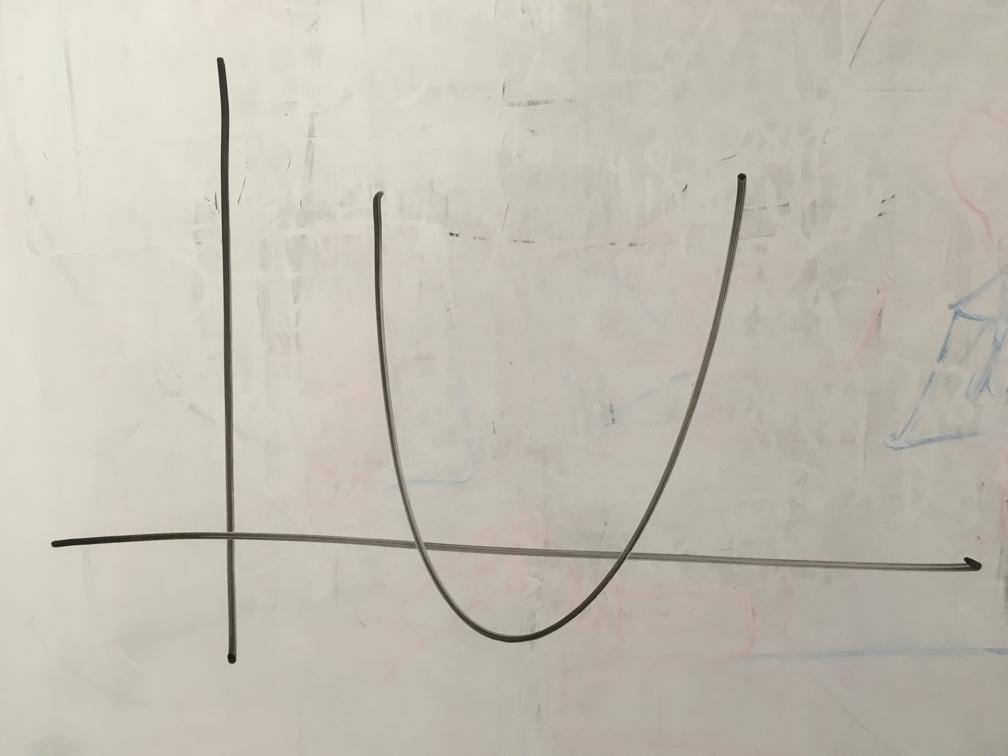
#> input picture Trab2_Vision/exemplo1.jpg, 1008 x 756 px
$ python detect_line.py
#> lines starting #> are read from the running program, lines starting #| are printed output that depends on the picture; after the words box and inside, x2 and y2 are one past the last pixel; in counts of white or black regions, pixels touching at a corner belong together
# Python code to detect an arrow (seven-sided shape) from an image.
import numpy as np
import cv2 as cv


# Reading image
img = cv.imread('exemplo1.jpg', cv.IMREAD_COLOR)
#> img is the input picture: shape (756, 1008, 3); mean B, G, R 178.3, 189.9, 194.9

# Reading same image in another variable and
# converting to gray scale.
gray = cv.cvtColor(img, cv.COLOR_BGR2GRAY)

kernel_size = 7
blur_gray = cv.GaussianBlur(gray,(kernel_size, kernel_size),0)

low_threshold = 50
high_threshold = 150

edges = cv.Canny(blur_gray, low_threshold, high_threshold)
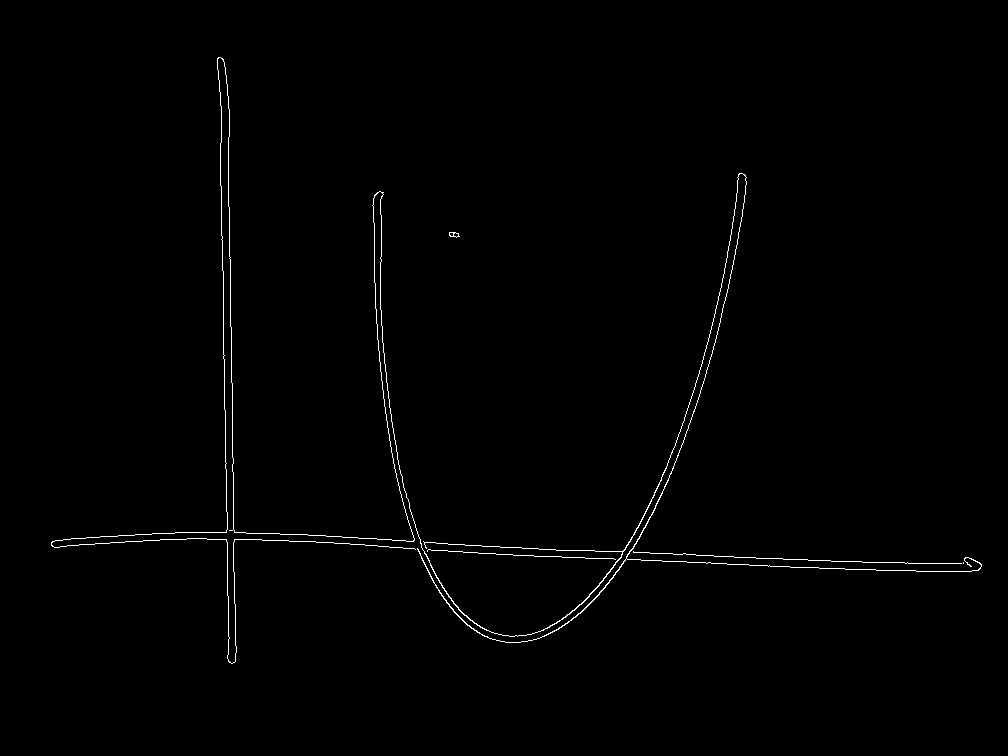
#> edges: shape (756, 1008); 0.71% white in thin lines or dots, all inside (x1, y1, x2, y2) = (51, 57, 982, 664)

lines = cv.HoughLinesP(edges, 1, np.pi/180, 50, maxLineGap=50)
#> lines = 39 rows, first 6: [228, 163, 234, 541], [622, 552, 981, 565], [223, 323, 228, 661], [582, 557, 791, 567], [176, 532, 190, 532], [220, 143, 229, 662]

for line in lines:
    x1, y1, x2, y2 = line[0]
    cv.line(img, (x1,y1), (x2,y2), (0,255,0), 2)
#> this loop made 39 passes
#> (x1, y1, x2, y2) on passes 1 to 12: (228, 163, 234, 541), (622, 552, 981, 565), (223, 323, 228, 661), (582, 557, 791, 567), (176, 532, 190, 532), (220, 143, 229, 662), (188, 538, 225, 539), (235, 532, 651, 553), (379, 361, 382, 192), (620, 558, 825, 568), (287, 540, 515, 555), (199, 532, 217, 532)
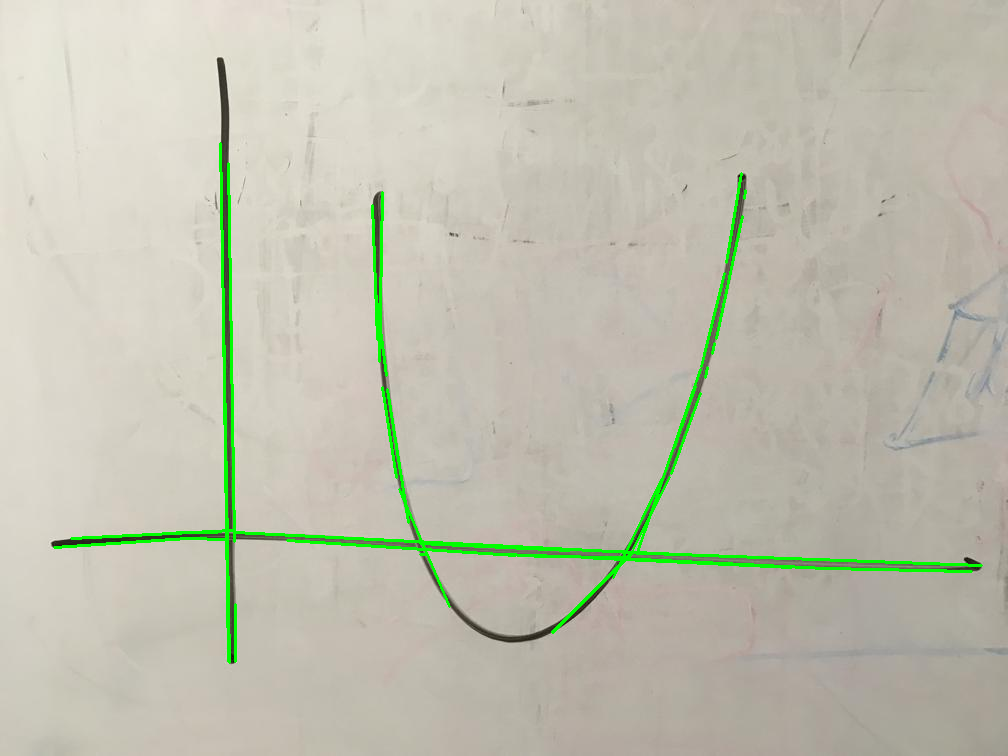
#> img: shape (756, 1008, 3); 1.76% of pixels changed, all inside (x1, y1, x2, y2) = (53, 142, 983, 664)


cv.imshow('Image1', img)
cv.imshow ('Image Gray', gray)
cv.imshow ('Image Edges', edges)


# start_pointx = (54, 548)
# end_pointx = (981, 567)
#
#
# start_pointy = (220, 61)
# end_pointy = (235, 660)
#

key= cv.waitKey(0)
#> (key Esc is pressed here)
if key == 27:         # wait for ESC key to exit
    print('Key ESC pressed.')
    cv.destroyAllWindows()

$ run again, with Trab2_Vision/exemplo2.jpg copied over Trab2_Vision/exemplo1.jpg
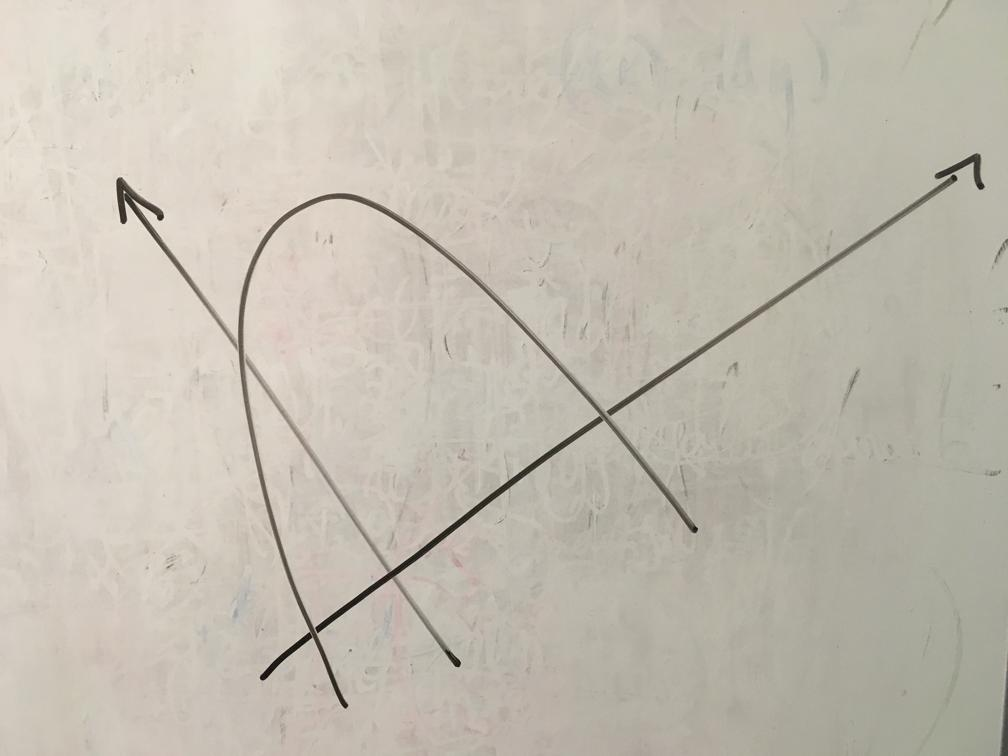
#> input picture Trab2_Vision/exemplo2.jpg, 1008 x 756 px
#> img is the input picture: shape (756, 1008, 3); mean B, G, R 177.4, 189.4, 195.6
#> `edges = cv.Canny(blur_gray, low_threshold, high_threshold)`:
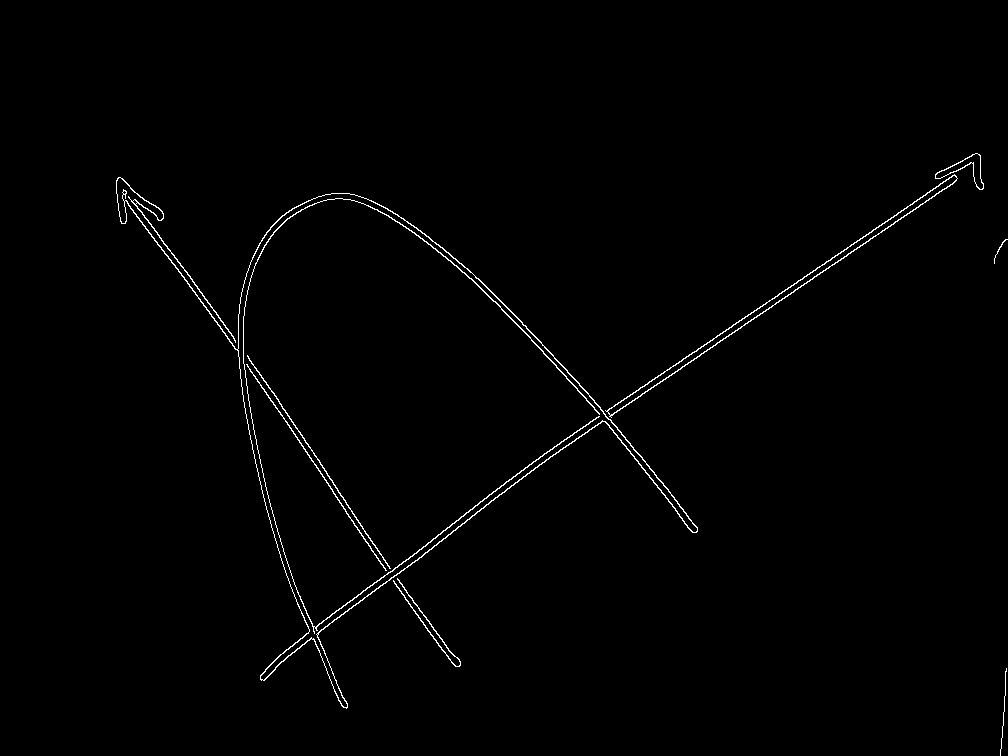
#> edges: shape (756, 1008); 0.92% white in thin lines or dots, all inside (x1, y1, x2, y2) = (116, 153, 1008, 756)
#> lines = 40 rows, first 6: [544, 453, 980, 158], [466, 512, 486, 498], [550, 456, 980, 166], [237, 349, 415, 613], [231, 333, 413, 602], [260, 676, 670, 367]
#> the loop `for line in lines:` made 40 passes
#> after the loop `for line in lines:`:
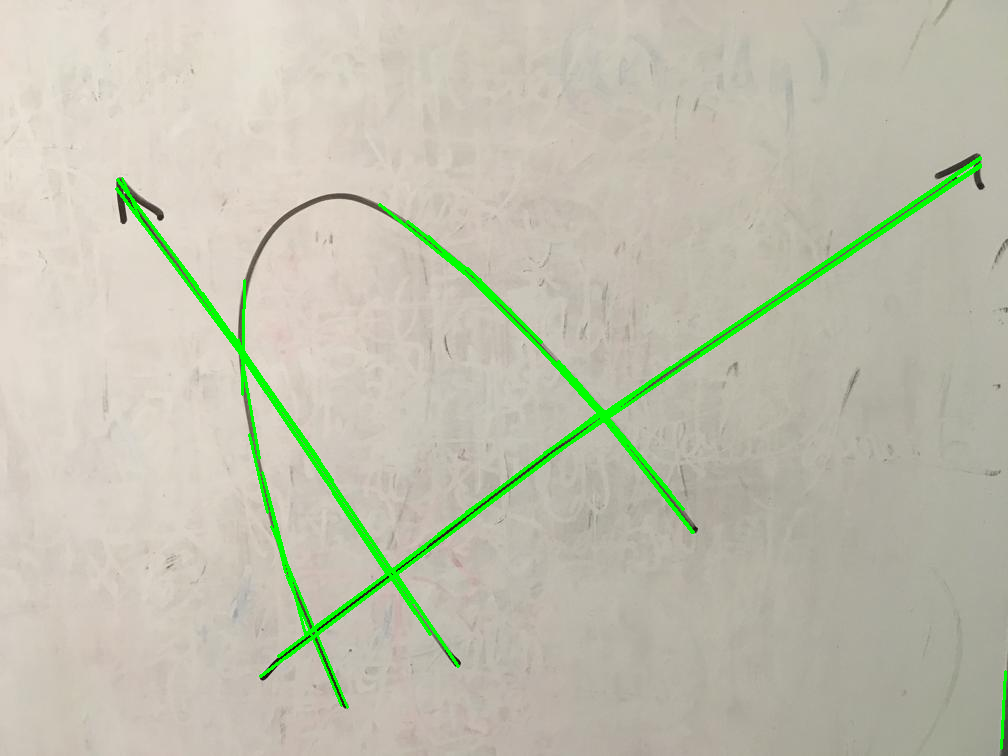
#> img: shape (756, 1008, 3); 2.21% of pixels changed, all inside (x1, y1, x2, y2) = (115, 156, 1007, 750)

$ run again, with Trab2_Vision/exemplo3.jpg copied over Trab2_Vision/exemplo1.jpg
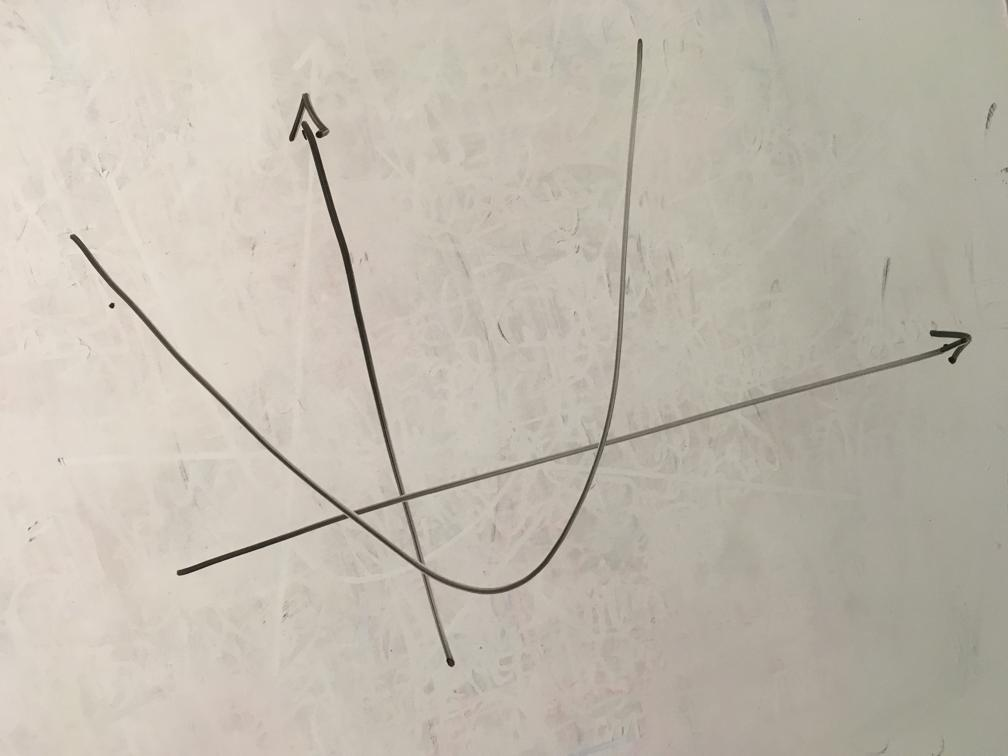
#> input picture Trab2_Vision/exemplo3.jpg, 1008 x 756 px
#> img is the input picture: shape (756, 1008, 3); mean B, G, R 174.2, 186.1, 193
#> `edges = cv.Canny(blur_gray, low_threshold, high_threshold)`:
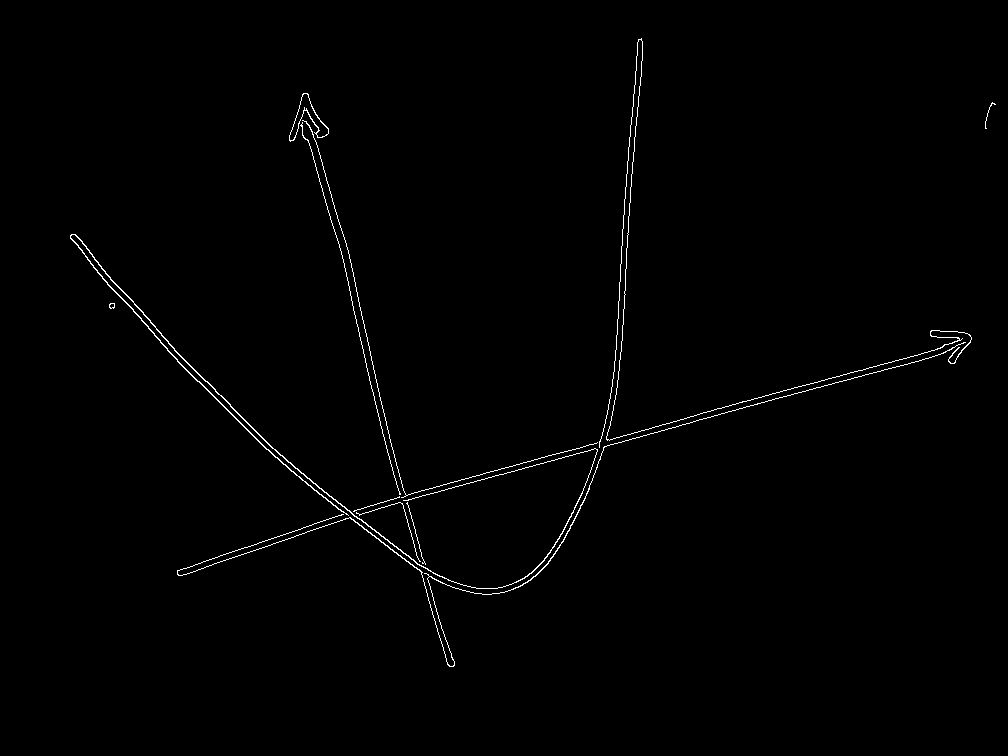
#> edges: shape (756, 1008); 0.77% white in thin lines or dots, all inside (x1, y1, x2, y2) = (70, 38, 996, 667)
#> lines = 35 rows, first 6: [102, 278, 343, 519], [477, 480, 735, 410], [703, 412, 970, 340], [167, 350, 266, 449], [399, 496, 676, 421], [379, 396, 451, 666]
#> the loop `for line in lines:` made 35 passes
#> after the loop `for line in lines:`:
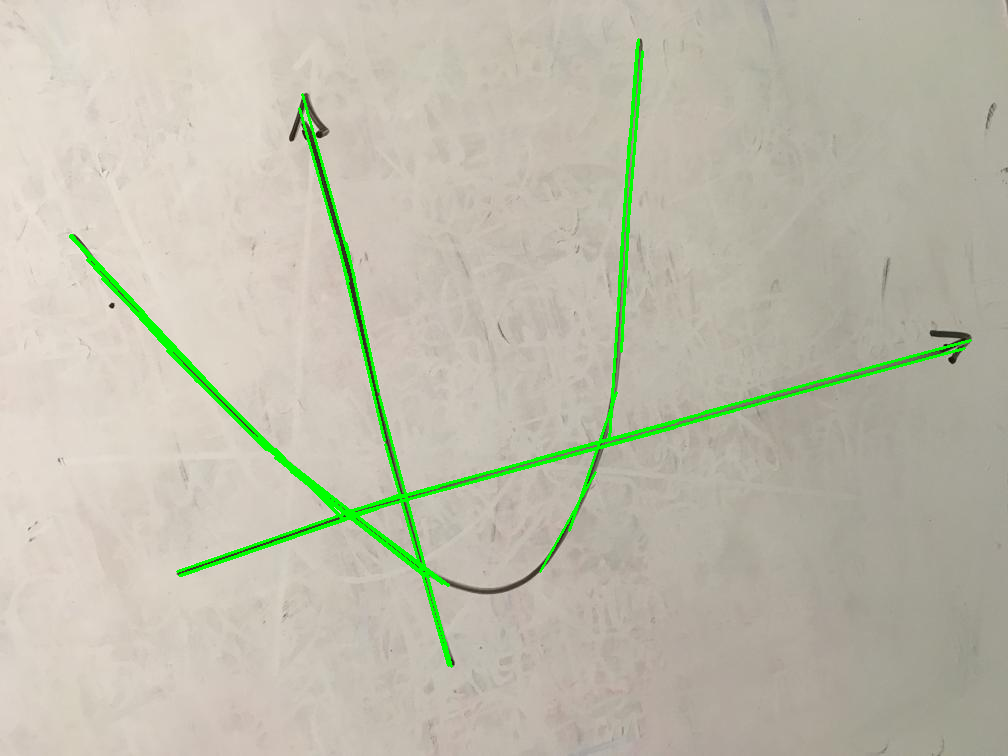
#> img: shape (756, 1008, 3); 2.01% of pixels changed, all inside (x1, y1, x2, y2) = (69, 38, 972, 668)
